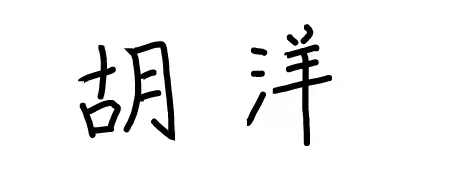
#> input picture base_python/01.jpg, 476 x 182 px
$ python code02_matplotlibPractice.py
#> lines starting #> are read from the running program, lines starting #| are printed output that depends on the picture
import numpy as np
import matplotlib.pyplot as plt
from matplotlib.image import imread

# 生成数据
x = np.arange(0, 6, 0.1)  # 以0.1为单位, 生成0到6的数据
y1 = np.sin(x)
y2 = np.cos(x)

# 绘制图形
plt.plot(x, y1, label="sin")
plt.plot(x, y2, linestyle="--", label="cos")  # 用虚线绘制
plt.xlabel("x")  # x轴标签
plt.ylabel("y")  # y轴标签
plt.title("sin & cos")  # 标题
# plt.legend()
plt.show()
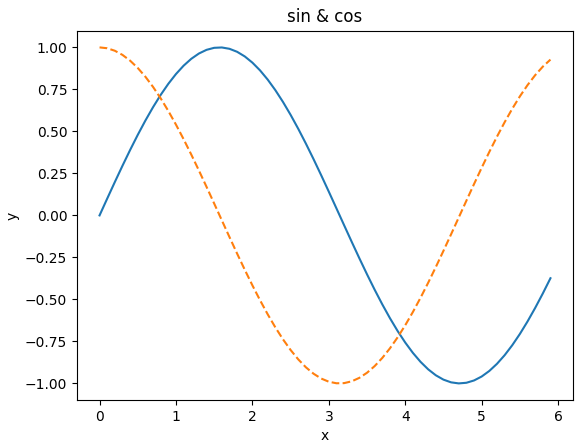
#> figure drawn by matplotlib, 1 panel; curve peaks at x = 1.6, y = 1; curve peaks at x = 0, y = 1

img = imread("01.jpg")  # 读入图像(设置合适的路径)
#> img is the input picture: shape (182, 476, 3); min 0, max 255, mean 241
plt.imshow(img)
plt.show()
